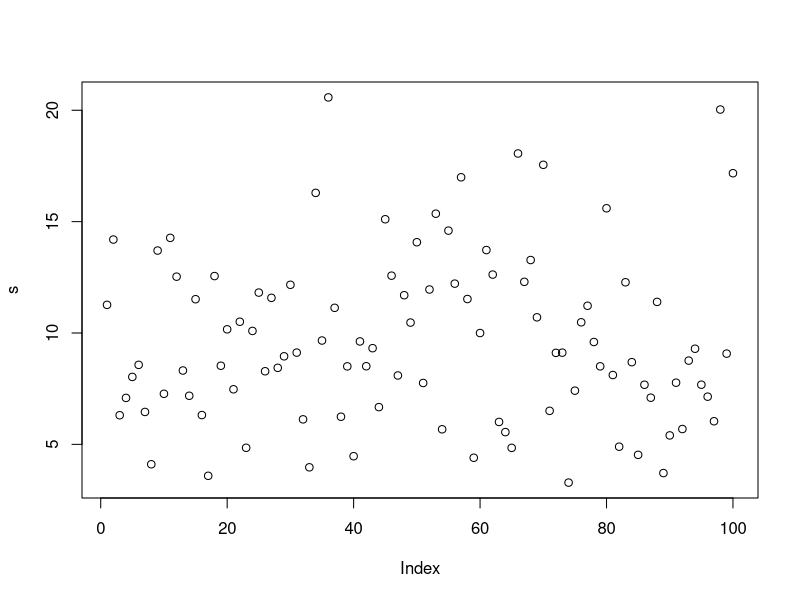
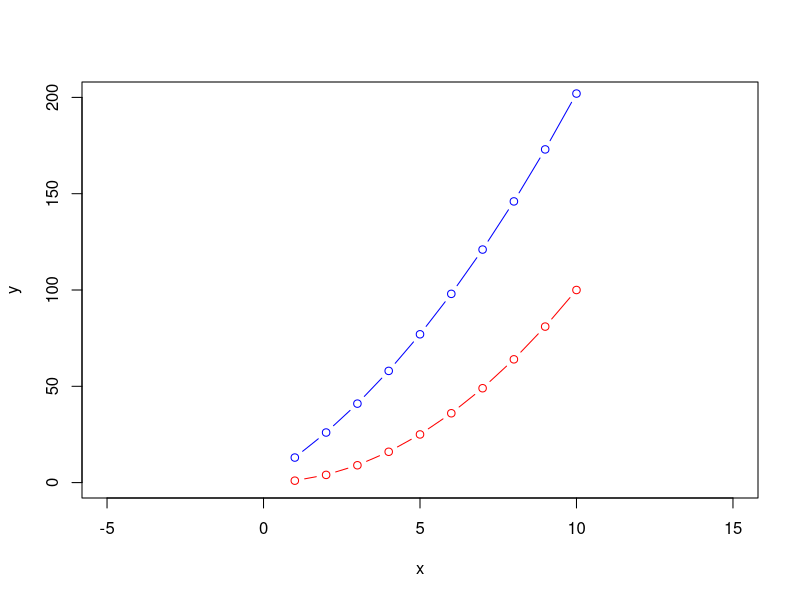
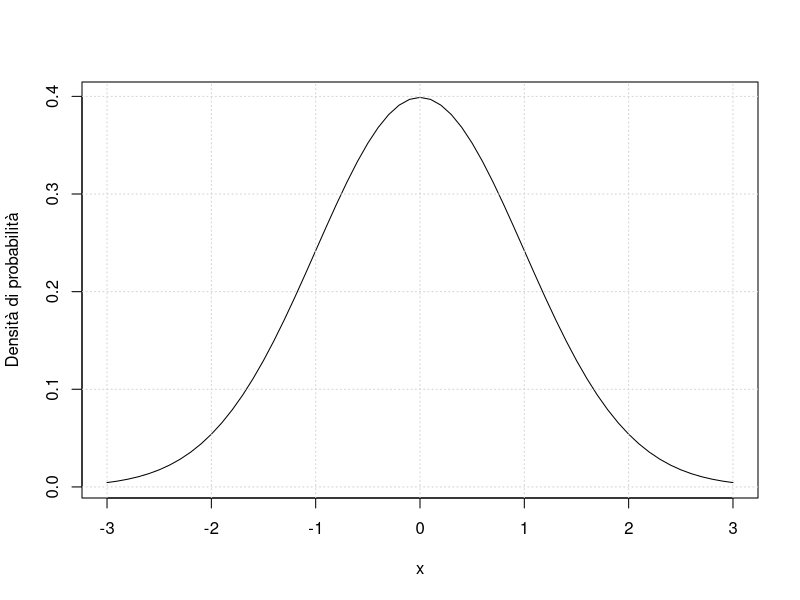
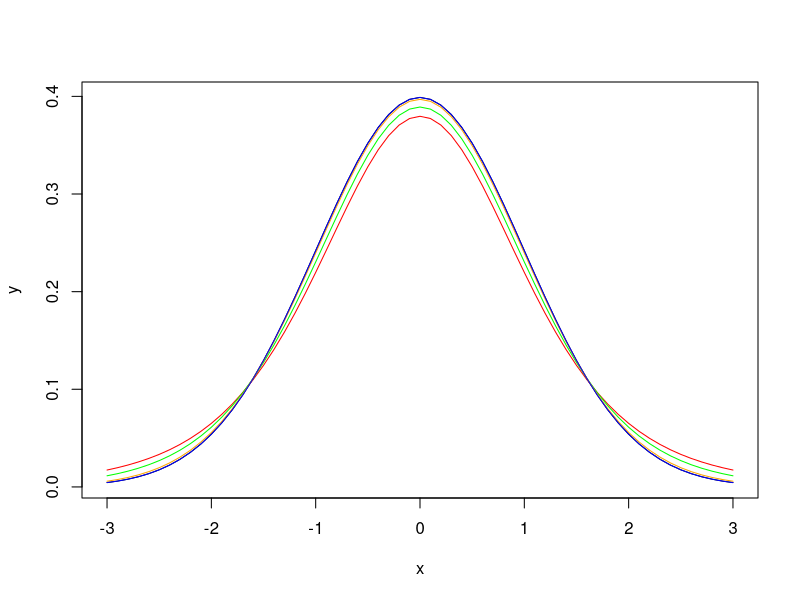
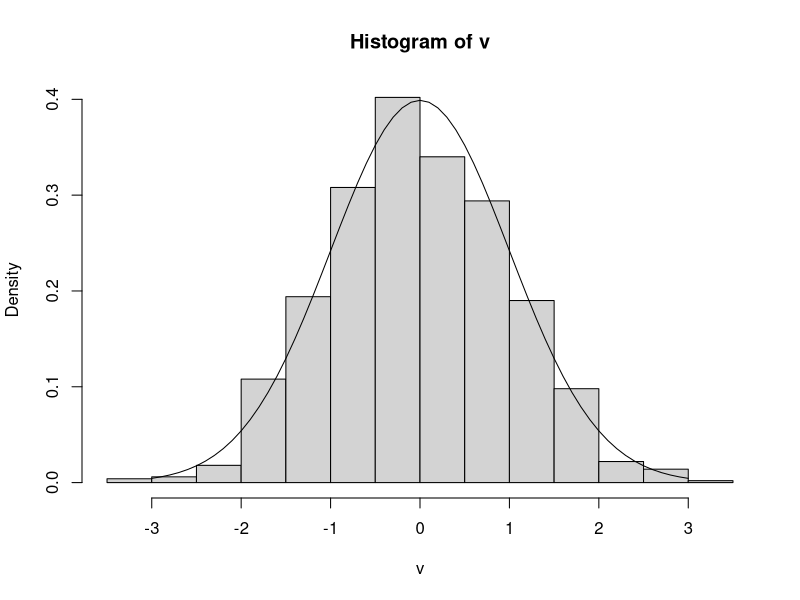
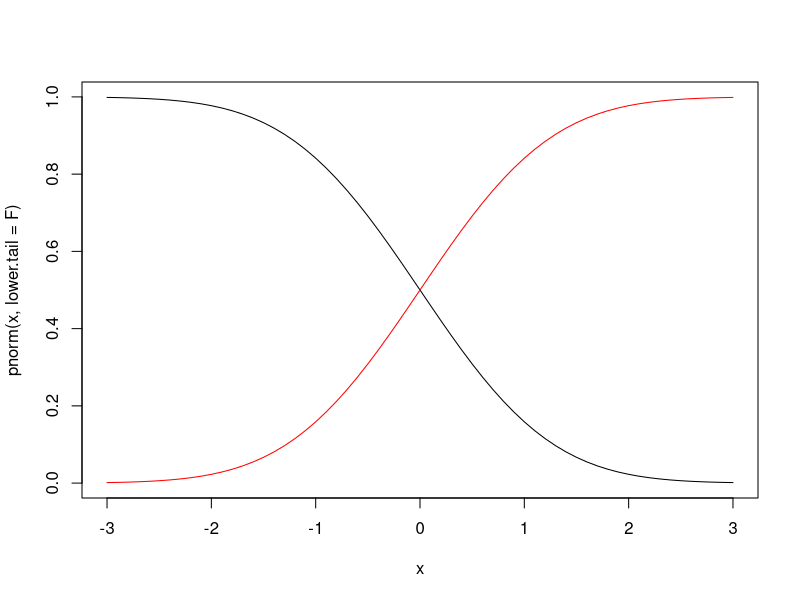
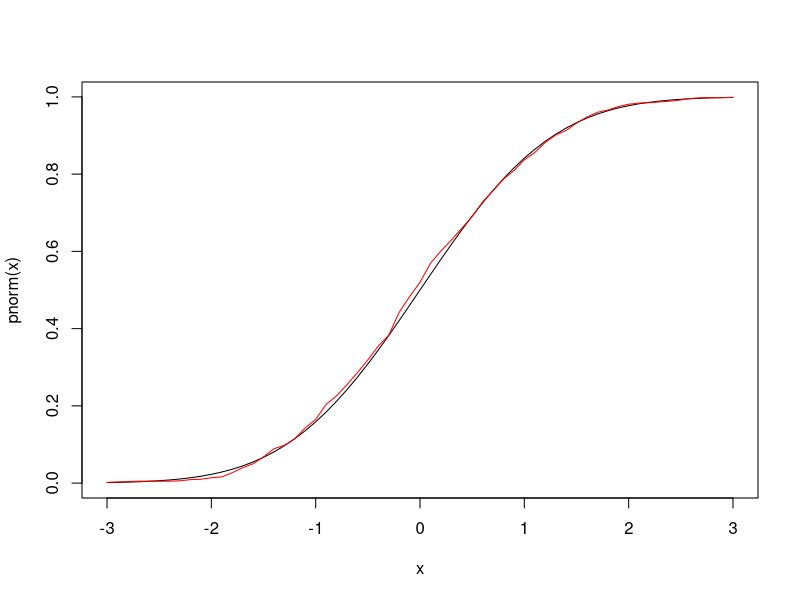
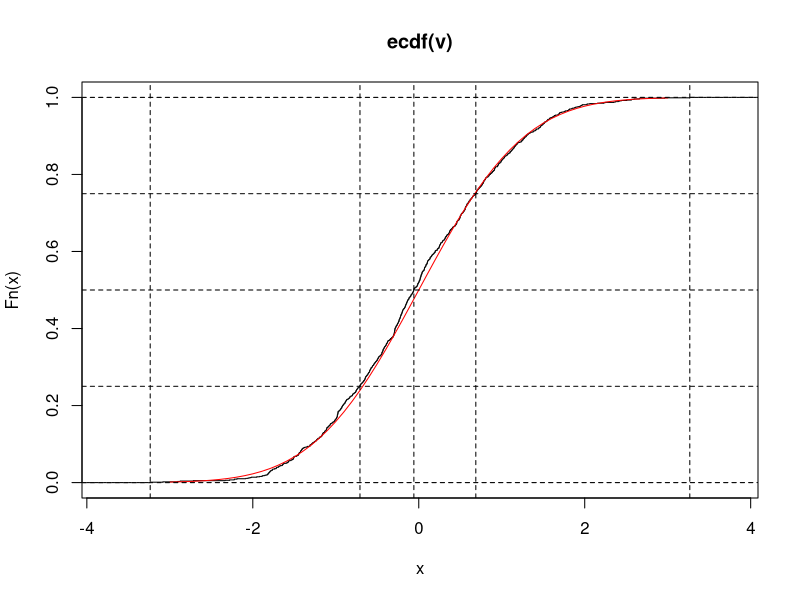

Write the R code that produced these figures, in order.
## ---- chunk 1
df <- expand.grid(
  N = 1:2,
  A = c(1, 6, 10),
  B = LETTERS[1:3]
)
df
## ---- chunk 2
# Questo è un commento
v <- c(10, 14, 12, 9, 7)
mean(v) # Media di v
var(v)  # Varianza di v
sd(v)   # Deviazione standard di v
sd(v)^2
## ---- chunk 3
(v <- c(v, 13, NA))
v.m <- mean(v, na.rm=TRUE)
## ---- chunk 4
sum(v, na.rm=T)
median(v, na.rm=T)
sum(v, na.rm=T)/length(v) # Attenzione: length conta anche i NA!
## ---- chunk 5
v1 <- v[!is.na(v)]
sum(v1) / length(v1)
mean(v1)
## ---- chunk 6
set.seed(0)
rnorm(10) # Normale standard
rgeom(10, 0.1) # geometrica con probabilità 0.1
## ---- chunk 7
s <- rchisq(100, 10)
plot(s)
## ---- chunk 8
x <- 1:10
y <- x^2
y2 <-  2 + 10 * x + x^2
plot(x, y, type = "b", col="red", ylim=c(0,200), xlim=c(-5, 15))
lines(x, y2, col="blue", type="b")
# points()
## ---- chunk 9
x <- seq(-3, 3, 0.1)
y <- dnorm(x)
plot(x, y, type="l", xlab="x", ylab="Densità di probabilità")
grid()
## ---- chunk 10
plot(x, y, type="l")
lines(x, dt(x, 5), col="red")
lines(x, dt(x, 10), col="green")
lines(x, dt(x, 50), col="orange")
lines(x, dt(x, 5E6), col="blue")
## ---- chunk 11
set.seed(0)
v <- rnorm(1000)
hist(v, freq=F, breaks="Sturges")
lines(x, dnorm(x))
## ---- chunk 12
plot(x, pnorm(x, lower.tail=F), type="l")
lines(x, pnorm(x), col="red")
## ---- chunk 13
v.ecdf <- ecdf(v)
v.ecdf(2)
## ---- chunk 14
plot(x, pnorm(x), type="l")
lines(x, v.ecdf(x), col="red")
## ---- chunk 15
quantile(v)
min(v)
max(v)
median(v)
## ---- chunk 16
quantile(v, probs=c(0, 1/3, 2/3, 1))
quantile(v, probs=seq(0, 1, 0.1))
quantile(v, probs=seq(0, 1, length.out=6))
quantile(v, 0.28)
## ---- chunk 17
probs <- seq(0, 1, length.out=5)
plot(ecdf(v))
lines(x, pnorm(x), col="red")
abline(h=probs, lty=2)
abline(v=quantile(v, probs=probs), lty=2)
## ---- chunk 18
x <- seq(0, 1, length.out=1000)
plot(x, qnorm(x), type="l")
## ---- chunk 19
N <- 200
df <- data.frame(
  x = seq(-3, 3, length.out=N),
  y = rnorm(N),
  y2 = rnorm(N, 1, 0.5)
)
## ---- chunk 20
str(df)
summary(df)
## ---- chunk 21
df$y3 <- runif(N)
str(df)
## ---- chunk 22
plot(df$y ~ df$x)
## ---- chunk 23
plot(y~x, data=df, type="l")
